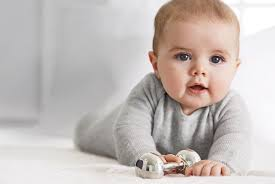
#> input picture Learning/baby.jpg, 275 x 184 px
$ python Test47_BasicTransformations.py
#> lines starting #> are read from the running program, lines starting #| are printed output that depends on the picture
'''
 Basic Transformations:基本转换
 1.改变图片大小
 2.转换图片方向
 3。旋转90度
'''

from PIL import Image

baby = Image.open('baby.jpg')
#> baby is the input picture: PIL image 275x184 RGB; mean R, G, B 196.8, 188.4, 184.8
sqaure_baby = baby.resize((250, 250))
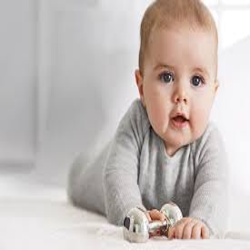
#> sqaure_baby: PIL image 250x250 RGB; mean R, G, B 196.8, 188.4, 184.8
flip_baby = baby.transpose(Image.FLIP_LEFT_RIGHT)
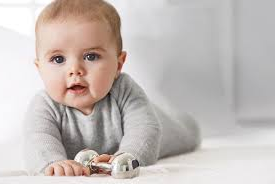
#> flip_baby: PIL image 275x184 RGB; mean R, G, B 196.8, 188.4, 184.8
spin_baby = baby.transpose(Image.ROTATE_90)
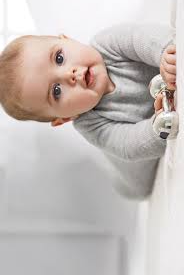
#> spin_baby: PIL image 184x275 RGB; mean R, G, B 196.8, 188.4, 184.8

baby.show()
sqaure_baby.show()
flip_baby.show()
spin_baby.show()
